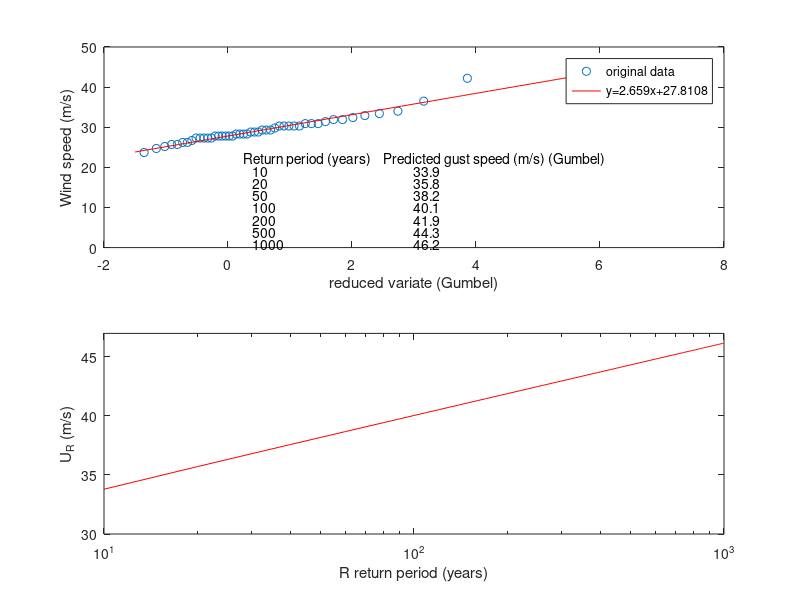

Write MATLAB code to recreate this figure.
%---
% 2.3.1 Example of use of Gumbel's method from Holmes (2001) Wind loading of structures
%---
% History
% 2017-10-13 Ivan Guettler (DHMZ): first version of the code
% 2017-10-18 Ivan Guettler (DHMZ): code checked. Some comments fixed. R vs. U_R graph added

%---
% Initialize
%---
	close all; clear all; clc


%---
% Read data
%---

	data=load('./Holmes_Table21.txt');

%--
% Sort data
%--
	U=sort(data(:,2))';
	N=length(U);
	m=[1:1:N];

%---
% Compute the probability of non-exceedence p
%---
	p=m./(N+1);

%---
% Compute a reduced variate y
%---
	y=-log(-log(p));

%---
% plot original data vs. reduced variate
%---

	h=figure(1);
	subplot(2,1,1)
		plot(y,U,'o'); hold on
		xlim([-2 8]); xlabel('reduced variate (Gumbel)');
		ylim([0 50]); ylabel('Wind speed (m/s)');
%---
% Compute linear regression U=x0+x1*y (aka Graphical Solution)
%--
	coefs=polyfit(y,U,1);
	y_FIT=[-1.5:0.1:7];
	U_FIT=coefs(2)+coefs(1)*y_FIT;
		plot(y_FIT,U_FIT,'r');
		legend(['original data'],['y=',num2str(coefs(1)),'x+',num2str(coefs(2))]);

%---
% Compute Table 2.3 Prediction of extreme winds for fixed return periods
%---
	R=[10 20 50 100 200 500 1000];
	u=coefs(2);
	a=1/coefs(1);
	U_R=u+1/a*log(R);
	[round(R*100)/100; round(U_R*10)/10]'


%---
% Print Table 2.3 (first two columns) on Figure 2.2
%---
	D=length(R);
			text(0.2,22    ,' Return period (years)    Predicted gust speed (m/s) (Gumbel)');

		for d=[1:D];
			text(0.4,22-d*3,num2str(R(d)));
			text(3.0,22-d*3,num2str(round(U_R(d)*10)/10));
		end

%--
% R vs. U_R graph (return period plot)
%--
        subplot(2,1,2)
        R_c=[10:10:1000];
	beta=u;
	alpha=1/a;
	        U_R_c=beta-alpha*log(-log(1-1./R_c)); %-> Eq.(3b) Palutikof et al. (1999) Meteorol. Appl. / Eq.(2.6) Holmes (2001)
	        semilogx(R_c,U_R_c,'r');
	                xlabel('R return period (years)'); xlim([min(R) max(R)]);
	                ylabel('U_R (m/s)');               ylim([30 47]);

		print(h,'Figure_22.png')

